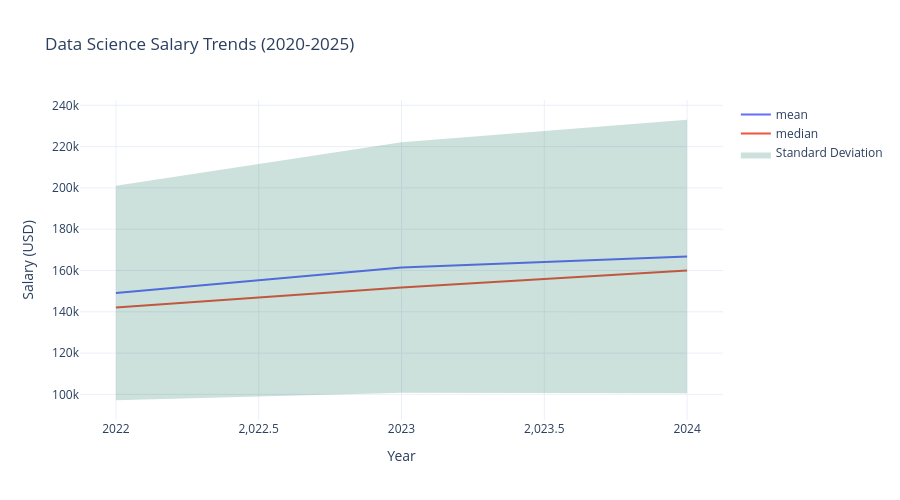

This figure's notebook cell:
### Code cell
# Yearly salary trends
yearly_stats = train_df.groupby('work_year')['salary_in_usd'].agg(['mean', 'median', 'std']).reset_index()

fig = px.line(yearly_stats, x='work_year', y=['mean', 'median'], 
              title='Data Science Salary Trends (2020-2025)',
              labels={'value': 'Salary (USD)', 'work_year': 'Year', 'variable': 'Metric'},
              template='plotly_white')

fig.update_layout(legend_title_text='', hovermode='x unified',
                 width=900, height=500)

# Add range for standard deviation
fig.add_trace(go.Scatter(
    x=np.concatenate([yearly_stats['work_year'], yearly_stats['work_year'][::-1]]),
    y=np.concatenate([yearly_stats['mean'] + yearly_stats['std'], 
                     (yearly_stats['mean'] - yearly_stats['std'])[::-1]]),
    fill='toself',
    fillcolor='rgba(0,100,80,0.2)',
    line=dict(color='rgba(255,255,255,0)'),
    name='Standard Deviation'
))

fig.show()

### Figure 1 — Plotly figure (JSON) as saved in the notebook; plotly's stock layout.template omitted (floating-point values rounded to 4 significant figures)
{"data": [{"hovertemplate": "Metric=mean<br>Year=%{x}<br>Salary (USD)=%{y}<extra></extra>", "legendgroup": "mean", "line": {"color": "#636efa", "dash": "solid"}, "marker": {"symbol": "circle"}, "mode": "lines", "name": "mean", "orientation": "v", "showlegend": true, "type": "scatter", "x": [2022, 2023, 2024], "xaxis": "x", "y": [149100.0, 161400.0, 166800.0], "yaxis": "y"}, {"hovertemplate": "Metric=median<br>Year=%{x}<br>Salary (USD)=%{y}<extra></extra>", "legendgroup": "median", "line": {"color": "#EF553B", "dash": "solid"}, "marker": {"symbol": "circle"}, "mode": "lines", "name": "median", "orientation": "v", "showlegend": true, "type": "scatter", "x": [2022, 2023, 2024], "xaxis": "x", "y": [142100.0, 151820, 160000], "yaxis": "y"}, {"fill": "toself", "fillcolor": "rgba(0,100,80,0.2)", "line": {"color": "rgba(255,255,255,0)"}, "name": "Standard Deviation", "type": "scatter", "x": [2022, 2023, 2024, 2024, 2023, 2022], "y": [201100.0, 222100.0, 233000.0, 100600.0, 100800.0, 97170.0]}], "layout": {"height": 500, "hovermode": "x unified", "legend": {"title": {"text": ""}, "tracegroupgap": 0}, "title": {"text": "Data Science Salary Trends (2020-2025)"}, "width": 900, "xaxis": {"anchor": "y", "domain": [0, 1], "title": {"text": "Year"}}, "yaxis": {"anchor": "x", "domain": [0, 1], "title": {"text": "Salary (USD)"}}}}
